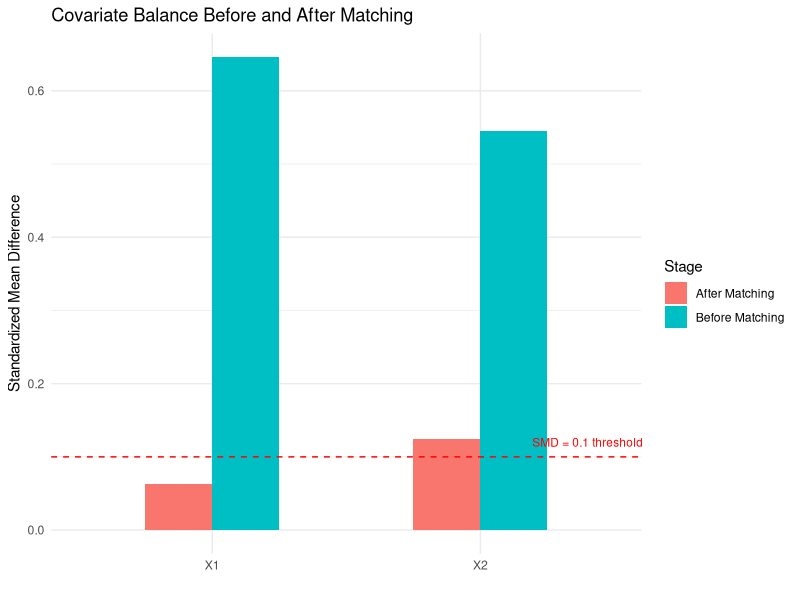
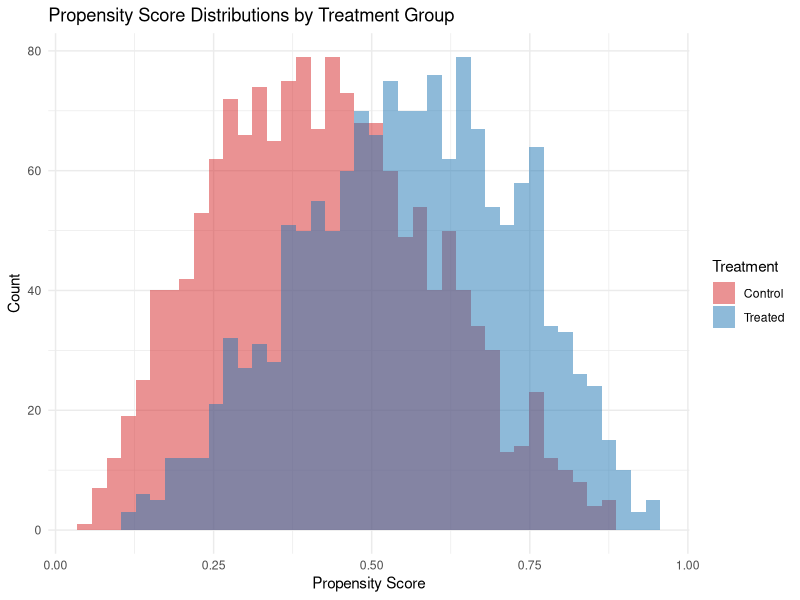

The R source for these figures, in order:
## ---- chunk 1
set.seed(42)
n <- 2000
age_group <- sample(c("Young", "Old"), n, replace = TRUE, prob = c(0.5, 0.5))
# Confounding: older patients more likely to be treated
treat_prob <- ifelse(age_group == "Old", 0.7, 0.3)
W <- rbinom(n, 1, treat_prob)
# True treatment effect = -5 (reduces BP), but old have higher baseline BP
Y <- 120 + 15 * (age_group == "Old") - 5 * W + rnorm(n, sd = 10)
df <- data.frame(age_group, W, Y)

# Naive estimate (biased by confounding)
naive <- mean(df$Y[df$W == 1]) - mean(df$Y[df$W == 0])
cat("Naive estimate:", round(naive, 2), "\n")

# Stratified estimate
strata <- split(df, df$age_group)
effects <- sapply(strata, function(s) mean(s$Y[s$W == 1]) - mean(s$Y[s$W == 0]))
weights <- sapply(strata, nrow) / n
stratified <- sum(effects * weights)
cat("Stratified estimate:", round(stratified, 2), "\n")
cat("True effect: -5\n")
## ---- chunk 2
set.seed(42)
n <- 3000
X <- rnorm(n)
W <- rbinom(n, 1, plogis(0.5 * X))
# True effect varies with X: ATE = E[2 + 0.5*X] = 2
Y <- 1 + (2 + 0.5 * X) * W + 1.5 * X + rnorm(n)
df <- data.frame(X, W, Y)

# Standard regression (assumes constant effect)
reg <- lm(Y ~ W + X, data = df)
cat("Regression coefficient for W:", round(coef(reg)["W"], 3), "\n")

# G-computation (allows heterogeneous effects)
model <- lm(Y ~ W * X, data = df)
df$Y1 <- predict(model, newdata = transform(df, W = 1))
df$Y0 <- predict(model, newdata = transform(df, W = 0))
gcomp_ate <- mean(df$Y1 - df$Y0)
cat("G-computation ATE:", round(gcomp_ate, 3), "\n")
cat("True ATE: 2\n")
## ---- chunk 3
# install.packages("MatchIt") # if needed
library(MatchIt)

set.seed(42)
n <- 2000
X1 <- rnorm(n)
X2 <- rnorm(n)
W <- rbinom(n, 1, plogis(-1 + 0.8 * X1 + 0.6 * X2))
Y <- 3 * W + 1.5 * X1 + X2 + rnorm(n)  # True ATE = 3
df <- data.frame(X1, X2, W, Y)

# Naive estimate
naive <- mean(df$Y[df$W == 1]) - mean(df$Y[df$W == 0])
cat("Naive estimate:", round(naive, 2), "\n")

# Propensity score matching
m <- matchit(W ~ X1 + X2, data = df, method = "nearest", ratio = 1)
matched_df <- match.data(m)

# Check balance
summary(m)

# Estimate ATT from matched data
att <- mean(matched_df$Y[matched_df$W == 1]) - mean(matched_df$Y[matched_df$W == 0])
cat("Matched estimate (ATT):", round(att, 2), "\n")
cat("True effect: 3\n")
## ---- chunk 4
# Visualize balance improvement
library(ggplot2)
balance_before <- data.frame(
  Variable = c("X1", "X2"),
  SMD = c(
    abs(mean(df$X1[df$W == 1]) - mean(df$X1[df$W == 0])) / sd(df$X1),
    abs(mean(df$X2[df$W == 1]) - mean(df$X2[df$W == 0])) / sd(df$X2)
  ),
  Stage = "Before Matching"
)
balance_after <- data.frame(
  Variable = c("X1", "X2"),
  SMD = c(
    abs(mean(matched_df$X1[matched_df$W == 1]) - mean(matched_df$X1[matched_df$W == 0])) / sd(matched_df$X1),
    abs(mean(matched_df$X2[matched_df$W == 1]) - mean(matched_df$X2[matched_df$W == 0])) / sd(matched_df$X2)
  ),
  Stage = "After Matching"
)
balance <- rbind(balance_before, balance_after)

ggplot(balance, aes(x = Variable, y = SMD, fill = Stage)) +
  geom_col(position = "dodge", width = 0.5) +
  geom_hline(yintercept = 0.1, linetype = 2, color = "red") +
  annotate("text", x = 2.4, y = 0.12, label = "SMD = 0.1 threshold", color = "red", size = 3) +
  labs(title = "Covariate Balance Before and After Matching",
       y = "Standardized Mean Difference", x = "") +
  theme_minimal()
## ---- chunk 5
set.seed(42)
n <- 3000
X <- rnorm(n)
W <- rbinom(n, 1, plogis(0.8 * X))
Y <- 2 * W + 1.5 * X + rnorm(n)  # True ATE = 2
df <- data.frame(X, W, Y)

# Estimate propensity score
ps_model <- glm(W ~ X, data = df, family = binomial)
df$ps <- predict(ps_model, type = "response")

# IPW weights
df$weight <- ifelse(df$W == 1, 1 / df$ps, 1 / (1 - df$ps))

# IPW estimate
ipw_ate <- weighted.mean(df$Y[df$W == 1], df$weight[df$W == 1]) -
           weighted.mean(df$Y[df$W == 0], df$weight[df$W == 0])
cat("IPW estimate:", round(ipw_ate, 2), "\n")

# Compare to naive and regression
naive <- mean(df$Y[df$W == 1]) - mean(df$Y[df$W == 0])
reg <- coef(lm(Y ~ W + X, data = df))["W"]
cat("Naive estimate:", round(naive, 2), "\n")
cat("Regression estimate:", round(reg, 2), "\n")
cat("True ATE: 2\n")
## ---- chunk 6
# Visualize propensity score distributions
ggplot(df, aes(x = ps, fill = factor(W))) +
  geom_histogram(alpha = 0.5, position = "identity", bins = 40) +
  labs(title = "Propensity Score Distributions by Treatment Group",
       x = "Propensity Score", y = "Count", fill = "Treatment") +
  scale_fill_manual(values = c("0" = "#d62728", "1" = "#1f77b4"),
                    labels = c("Control", "Treated")) +
  theme_minimal()
